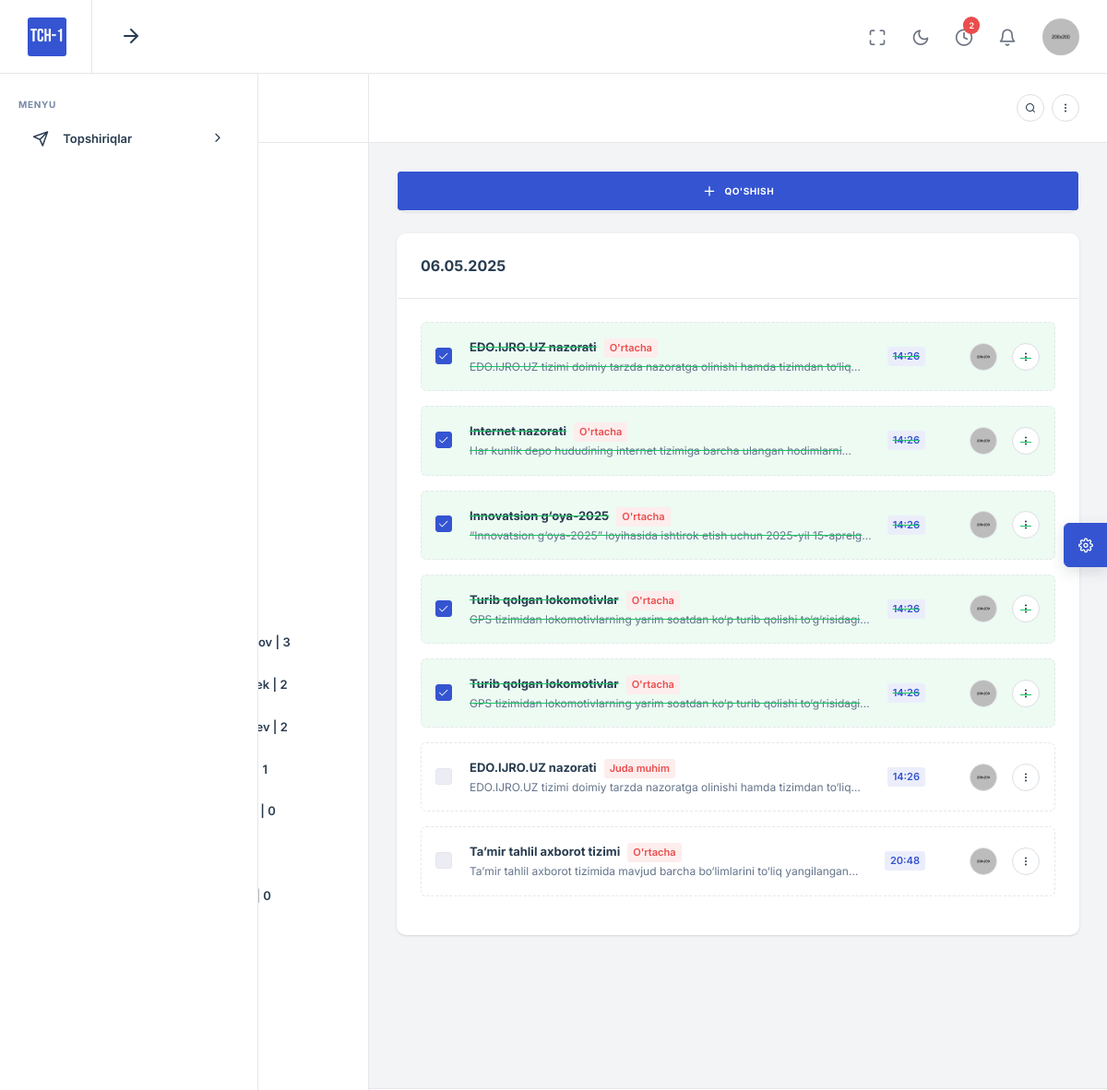
The app's page /tasks/ (signed in) with its own data.
### profiles/models.py (models this page shows, shortened)
class Profile(models.Model):
    user = models.OneToOneField(User, on_delete=models.CASCADE)
    full_name = models.CharField(max_length=50)
    department = models.ForeignKey(Department, on_delete=models.CASCADE, null=True, blank=True)
    position = models.CharField(max_length=150)
    roles = models.ManyToManyField(Role)
    tg_id = models.IntegerField(null=True, blank=True)

### tasks/models.py (models this page shows, shortened)
class Task(models.Model):
    STATUS_CHOICES = [
        ('assigned', 'Topshiriq berildi'),
        ('accepted', 'Qabul qilindi'),
        ('in_progress', 'Bajarilmoqda'),
        ('completed', 'Bajarildi'),
        ('approved', 'Tasdiqlandi'),
        ('expired', 'Bajarilmadi'),
        ('returned', 'Qayta ishlashga yuborildi'),
    ]
    DEGREE_CHOICES = [
        ('info', "Ma'lumot uchun"),
        ('medium', "O'rtacha"),
        ('important', "Muhim"),
        ('very_important', "Juda muhim"),
        ('urgent', "Tezkor"),
    ]
    author = models.ForeignKey(Profile, on_delete=models.CASCADE, related_name='author')
    title = models.CharField(max_length=100)
    description = models.TextField(null=True, blank=True)
    performers = models.ManyToManyField(Profile, related_name='performers')
    status = models.CharField(max_length=50, choices=STATUS_CHOICES)
    received = models.DateField(null=True, blank=True)
    deadline = models.DateTimeField(null=True, blank=True)
    degree = models.CharField(max_length=50, choices=DEGREE_CHOICES, default='medium')
    archived = models.BooleanField(default=False)
    created_at = models.DateTimeField(auto_now_add=True)
    edited_at = models.DateTimeField(auto_now=True)

### tasks/views.py (the view)
# urls.py: path('', TaskListView.as_view(), name='task_list'),
class TaskListView(ListView):
    def get(self, request, *args, **kwargs):
        profile = request.user.profile
        today = timezone.now().date()
        tomorrow = today + timedelta(days=1)
        tasks = Task.objects.filter(archived=False)
        if profile.position == "Bosh muhandis o'rinbosari":
            tasks = tasks.filter(author=profile)
        else:
            tasks = tasks.filter(performers=profile)
        expired_tasks = tasks.filter(deadline__lt=timezone.now()).exclude(status='completed')
        counts = {
            "all": tasks.count(),
            "expired": expired_tasks.count(),
            "in_progress": tasks.filter(status='in_progress').count(),
            "completed": tasks.filter(status='completed').count(),
            "info": tasks.filter(degree='info').count(),
            "medium": tasks.filter(degree='medium').count(),
            "important": tasks.filter(degree='important').count(),
            "very_important": tasks.filter(degree='very_important').count(),
            "urgent": tasks.filter(degree='urgent').count(),
        }
        workers = Profile.objects.all().exclude(position="Bosh muhandis o'rinbosari")
        workers_task_count = {}
        for worker in workers:
            workers_task_count[worker] = tasks.filter(performers=worker).count()
        workers_task_count = dict(sorted(workers_task_count.items(), key=lambda item: item[1], reverse=True))   # sort by task count
        status = request.GET.get('status')
        degree = request.GET.get('degree')
        worker_id = request.GET.get('worker_id')
        if status == 'expired':
            tasks = expired_tasks
        elif status in ['in_progress', 'completed']:
            tasks = tasks.filter(status=status)
        elif degree:
            tasks = tasks.filter(degree=degree)
        elif worker_id:
            worker = Profile.objects.get(id=worker_id)
            tasks = tasks.filter(performers=worker)
        grouped_tasks = {}
        for task in tasks.order_by('deadline'):
            if task.deadline.date() == today:
                key = 'Bugun'
            elif task.deadline.date() == tomorrow:
                key = 'Ertaga'
            elif task.deadline:
                key = task.deadline.strftime('%d.%m.%Y')
            else:
                key = 'Muddatsiz'
            grouped_tasks.setdefault(key, []).append(task)
        exclude_role_names = ['tchzg']
        performers = Profile.objects.exclude(roles__name__in=exclude_role_names)
        return render(request, 'tasks/tasks.html', {
            'grouped_tasks': grouped_tasks,
            'performers': performers,
            'expired_tasks': expired_tasks,
            'counts': counts,
            'workers_task_count': workers_task_count
        })

### templates/tasks/tasks.html (shortened to what this page needs)
{% extends 'base.html' %}
{% load static %}
{% block content %}
<main class="nxl-container apps-container apps-tasks">
    <div class="nxl-content without-header nxl-full-content">
        <div class="main-content d-flex">
            {% if 'workers' in request.path %}
                {% include 'tasks/tasks-workers-sidebar.html' %}
            {% else %}
                {% include 'tasks/tasks-filters-sidebar.html' %}
            {% endif %}
            <div class="content-area" data-scrollbar-target="#psScrollbarInit">
                <div class="content-area-header sticky-top">
                    <div class="page-header-right ms-auto">
                        <div class="hstack gap-2">
                            <div class="hstack">
                                <a href="javascript:void(0)" class="search-form-open-toggle">
                                    <div class="avatar-text avatar-md" data-bs-toggle="tooltip" data-bs-trigger="hover"
                                         title="Search">
                                        <i class="feather-search"></i>
                                    </div>
                                </a>
                            </div>
                            <div class="dropdown d-none d-sm-flex">
                                <a href="javascript:void(0)" class="d-flex" data-bs-toggle="dropdown"
                                   data-bs-offset="0,22" data-bs-auto-close="outside">
                                    <div class="avatar-text avatar-md" data-bs-toggle="tooltip" data-bs-trigger="hover"
                                         title="More Options">
                                        <i class="feather-more-vertical"></i>
                                    </div>
                                </a>
                            </div>
                        </div>
                    </div>
                </div>
                <div class="content-area-body" style="min-height: 93%;">
                    {% if request.user.profile.position == "Bosh muhandis o'rinbosari" %}
                    <div class="card stretch stretch-full">
                        <a href="javascript:void(0);" class="btn btn-primary w-100" data-bs-toggle="modal" data-bs-target="#addNewTasks">
                            <i class="feather-plus me-2"></i>
                            <span>Qo'shish</span>
                        </a>
                    </div>
                    {% endif %}
                    {% for date_label, tasks in grouped_tasks.items %}
                    <div class="card stretch stretch-full">
                        <a href="javascript:void(0);" class="card-header" data-bs-toggle="collapse"
                           data-bs-target="#tasks_collapse_{{forloop.counter}}">
                            <h5 class="mb-0">{{ date_label }}</h5>
                        </a>
                        <div class="card-body collapse show" id="tasks_collapse_{{forloop.counter}}">
                            <ul class="list-unstyled mb-0">
                                {% for task in tasks %}
                                <li class="single-task-list p-3 mb-3 border border-dashed rounded-3 {% if task.status == 'completed' %} task-completed {% endif %}">
                                    <div class="d-flex align-items-center justify-content-between">
                                        <div class="d-flex align-items-center gap-3 me-3">
                                            <div class="custom-control custom-checkbox me-2">
                                            </div>
                                            <div class="d-flex align-items-center gap-3">
                                                <a href="javascript:void(0);" class="single-task-list-link"
                                                   data-bs-toggle="offcanvas" data-bs-target="#tasksDetailsOffcanvas{{task.id}}">
                                                    <div class="fs-13 fw-bold text-truncate-1-line">{{ task.title }}<span class="ms-2 badge bg-soft-danger text-danger">{{ task.get_degree_display }}</span>
                                                    </div>
                                                    <div class="fs-12 fw-normal text-muted text-truncate-1-line">{{ task.description }}
                                                    </div>
                                                </a>
                                            </div>
                                        </div>
                                        <div class="d-flex flex-shrink-0 align-items-center gap-3">
                                            <div class="badge bg-soft-primary text-primary d-md-inline-block d-none">
                                                {{ task.deadline|date:'H:i' }}
                                            </div>
                                            <div class="avatar-image avatar-md d-sm-inline-block d-none">
                                                <img src="{% static 'assets/images/avatar/1.png' %}" alt="user"
                                                     class="img-fluid">
                                            </div>
                                            <div class="dropdown">
                                                <a href="javascript:void(0);" class="avatar-text avatar-md"
                                                   data-bs-toggle="dropdown">
                                                    <i class="feather-more-vertical"></i>
                                                </a>
                                            </div>
                                        </div>
                                    </div>
                                </li>
                                {% endfor %}
                            </ul>
                        </div>
                    </div>
                    {% endfor %}
                </div>
            </div>
        </div>
    </div>
</main>
{% endblock %}

### templates/tasks/tasks-filters-sidebar.html (shortened to what this page needs)
            <div class="content-sidebar content-sidebar-md" data-scrollbar-target="#psScrollbarInit">
                <div class="content-sidebar-header bg-white sticky-top hstack justify-content-between">
                    <h4 class="fw-bolder mb-0">Topshiriqlar</h4>
                </div>
                <div class="content-sidebar-body">
                    <ul class="nav flex-column nxl-content-sidebar-item">
                        <li class="nav-item">
                            <a class="nav-link" href="{% url 'tasks:task_list' %}">
                                <span>Barchasi | {{ counts.all }}</span>
                            </a>
                        </li>
                        <li class="nav-item">
                            <a class="nav-link" href="{% url 'tasks:task_list' %}?status=expired">
                                <span>Muddati o'tgan | {{ counts.expired }}</span>
                            </a>
                        </li>
                        <li class="nav-item">
                            <a class="nav-link" href="{% url 'tasks:task_list' %}?status=in_progress">
                                <span>Jarayonda | {{ counts.in_progress }}</span>
                            </a>
                        </li>
                        <li class="nav-item">
                            <a class="nav-link" href="{% url 'tasks:task_list' %}?status=completed">
                                <span>Bajarilgan | {{ counts.completed }}</span>
                            </a>
                        </li>
                    </ul>
                    <ul class="nav flex-column nxl-content-sidebar-item">
                        <li class="px-4 my-2 fs-10 fw-bold text-uppercase text-muted text-spacing-1 d-flex align-items-center justify-content-between">
                            <span>Daraja bo'yicha</span>
                        </li>
                        <li class="nav-item">
                            <a class="nav-link" href="{% url 'tasks:task_list' %}?degree=info">
                                <span>Ma'lumot uchun | {{ counts.info }}</span>
                            </a>
                        </li>
                        <li class="nav-item">
                            <a class="nav-link" href="{% url 'tasks:task_list' %}?degree=medium">
                                <span>O'rtacha | {{ counts.medium }}</span>
                            </a>
                        </li>
                        <li class="nav-item">
                            <a class="nav-link" href="{% url 'tasks:task_list' %}?degree=important">
                                <span>Muhim | {{ counts.important }}</span>
                            </a>
                        </li>
                        <li class="nav-item">
                            <a class="nav-link" href="{% url 'tasks:task_list' %}?degree=very_important">
                                <span>Juda muhim | {{ counts.very_important }}</span>
                            </a>
                        </li>
                        <li class="nav-item">
                            <a class="nav-link" href="{% url 'tasks:task_list' %}?degree=urgent">
                                <span>Tezkor | {{ counts.urgent }}</span>
                            </a>
                        </li>
                    </ul>
                    {% if request.user.profile.position == "Bosh muhandis o'rinbosari" %}
                    <ul class="nav flex-column nxl-content-sidebar-item">
                        <li class="px-4 my-2 fs-10 fw-bold text-uppercase text-muted text-spacing-1 d-flex align-items-center justify-content-between">
                            <span>Ishchilar bo'yicha</span>
                        </li>
                        {% for worker, task_count in workers_task_count.items %}
                        <li class="nav-item">
                            <a class="nav-link" href="/tasks/?worker_id={{worker.id}}">
                                <span>{{ worker.full_name }} | {{ task_count }}</span>
                            </a>
                        </li>
                        {% endfor %}
                    </ul>
                    {% endif %}
                </div>
            </div>

### records on screen
Profile: task_count "3"
Profile: task_count "2"
Profile: task_count "2"
Profile: department "1"
Profile: task_count "0"
Profile: task_count "0"
Task: date_label "06.05.2025", title "EDO.IJRO.UZ nazorati", degree "O'rtacha", description "EDO.IJRO.UZ tizimi doimiy tarzda nazoratga olinishi hamda tizimdan…", deadline "14:26"
Task: title "Internet nazorati", degree "O'rtacha", description "Har kunlik depo hududining internet tizimiga barcha ulangan…", deadline "14:26"
Task: title "Innovatsion g‘oya-2025", degree "O'rtacha", description "“Innovatsion g‘oya-2025” loyihasida ishtirok etish uchun 2025-yil…", deadline "14:26"
Task: title "Turib qolgan lokomotivlar", degree "O'rtacha", description "GPS tizimidan lokomotivlarning yarim soatdan ko‘p turib qolishi…", deadline "14:26"
Task: title "Turib qolgan lokomotivlar", degree "O'rtacha", description "GPS tizimidan lokomotivlarning yarim soatdan ko‘p turib qolishi…", deadline "14:26"
Task: title "EDO.IJRO.UZ nazorati", degree "Juda muhim", description "EDO.IJRO.UZ tizimi doimiy tarzda nazoratga olinishi hamda tizimdan…", deadline "14:26"
Task: title "Ta’mir tahlil axborot tizimi", degree "O'rtacha", description "Ta’mir tahlil axborot tizimida mavjud barcha bo‘limlarini to‘liq…", deadline "20:48"

### other values on screen
{{ expired_tasks|length }} "2"
